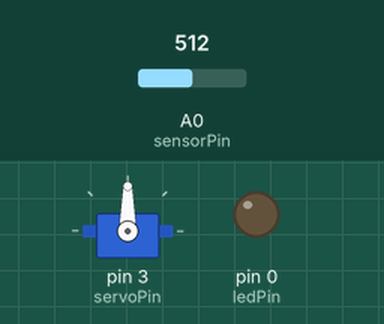
A sketch run on a simulated Arduino Uno, built with avr-gcc and run on an emulated ATmega328P. Shown: servo, output pins drawn as LEDs (lit = HIGH). Inputs (shaded band) come from the test bench; at power-on: A0 (sensorPin) = 512.

Above: at 1.7 s.
1.8 s: A0 (sensorPin) set to 17
3.3 s: A0 (sensorPin) set to 13
At 3.5 s:
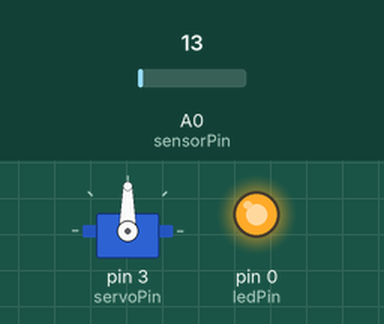
6.3 s: A0 (sensorPin) set to 122
At 7.5 s:
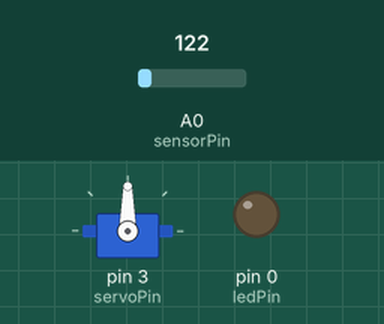
7.8 s: A0 (sensorPin) set to 0
At 8.0 s:
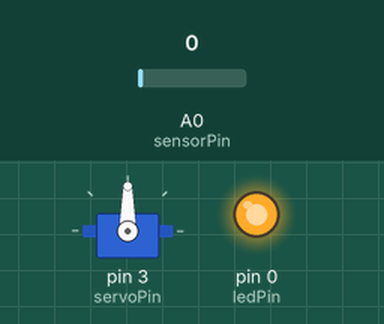
Timing chart, 0 to 11.8 s (numbered marks = the images above; inputs shaded):
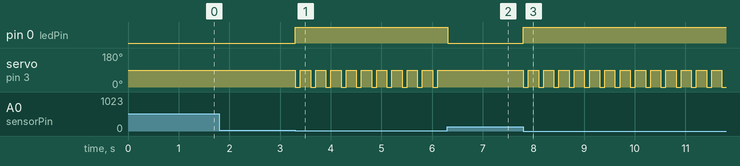

The sketch:

chromedino_auto.ino
```cpp
//@author Saul Figueroa

//This script was tested with the browser game available at: https://chromedino.com/

#include <Servo.h> //Library for managing the servo motor

int sensorPin = A0;   //Input that varies with the resistance of our photoresistor (depends on light source)
int sensorVal = 0;  //variable to store the value we read from our photoresistor
int ledPin = 0; // We'll connect the anode of our LED to the digital pin 0 to control it
int sensitivity = 15; //Helps us define a threshold for activating our servo motor and LED

// We'll use the digital pin 3 for controlling the micro servo motor
int servoPin = 3;

//We need to create a servo object
Servo ServoUNO;

// This function helps us move the servo to click the spacebar in our keyboard
void pressKey(){
   ServoUNO.write(0); //Set servo at 0 degrees
   delay(100);

   ServoUNO.write(90); //Set servo at 90 degrees
   delay(100);
}

// This is the first function that is called in our script
void setup() {
 // Serial.begin(9600); -> For debugging purposes, so we can see the values of R in the Serial Monitor of our IDE
  pinMode(ledPin, OUTPUT);  //Set digital pin 0 as output
  ServoUNO.attach(servoPin); // We attach our servo to the required pin
  delay(500);
}

//Defines the logic for each cycle of our script
void loop() {
  sensorVal = analogRead(sensorPin); // Read current value for our photoresistor
  while(sensorVal > sensitivity){  // while the value of R we read > 15 (sensitivity value we defined):
    digitalWrite(ledPin, 0);      // Turn off the LED
    sensorVal = analogRead(sensorPin); //Check if we should exit the while loop
   // Serial.println(sensorVal); -> we could use this to debug and check the range of values of R we read from our photoresistor
    delay(1);
  }
  digitalWrite(ledPin, 1); //If we reach this line of code, we detected a shadow/obstacle in the game, so we turn on the LED.
  pressKey(); //Send commands to the servo so the spacebar is pressed (i.e. the dinosaur jumps)
  delay(100);
 // Serial.println(sensorVal); -> Another line we could use for debugging

  delay(1);
}
```

Measured:
- the behaviour switches between 16 and 15 on A0 (sensorPin) (found by bisection; images 0 and 1)
- after the input at 1.8 s, every drawn part: stays the same
- after the input at 3.3 s, pin 0 (ledPin): LOW → HIGH at once; servo on pin 3 (servoPin): alternates 90° for 0.20 s and 0° for 0.10 s, starting at once
- after the input at 6.3 s, pin 0 (ledPin): HIGH → LOW at once; servo on pin 3 (servoPin): stops changing and stays 90°
- after the input at 7.8 s, pin 0 (ledPin): LOW → HIGH at once; servo on pin 3 (servoPin): alternates 90° for 0.20 s and 0° for 0.10 s, starting at once
